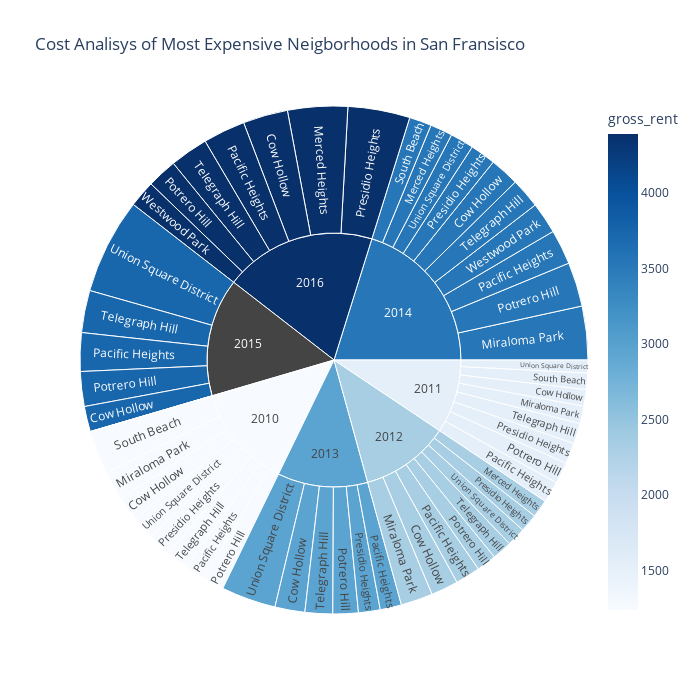

The notebook cell saved with this chart:
### Markdown cell above
### Create a sunburst chart to conduct a costs analysis of most expensive neighborhoods in San Francisco per year

### Code cell
# Sunburst Plot
# YOUR CODE HERE!sunburst_plot = px.sunburst(
sunburst_plot = px.sunburst(
    expensive_neighborhoods_year,
    path=['year', 'neighborhood'],
    title='Cost Analisys of Most Expensive Neigborhoods in San Fransisco',
    values='sale_price_sqr_foot',
    color='gross_rent',
    hover_data=['neighborhood'],
    height=700,
    width=700,
    color_continuous_scale='blues',
    color_continuous_midpoint=np.average(expensive_neighborhoods_year['gross_rent'],
    weights=expensive_neighborhoods_year['sale_price_sqr_foot']))

sunburst_plot

### Figure 1 — Plotly figure (JSON) as saved in the notebook; plotly's stock layout.template omitted (floating-point values rounded to 4 significant figures)
{"data": [{"branchvalues": "total", "customdata": [["Cow Hollow", 1239], ["Cow Hollow", 1530.0], ["Cow Hollow", 2324], ["Cow Hollow", 2971], ["Cow Hollow", 3528.0], ["Cow Hollow", 3739.0], ["Cow Hollow", 4390], ["Merced Heights", 2324], ["Merced Heights", 3528], ["Merced Heights", 4390], ["Miraloma Park", 1239], ["Miraloma Park", 1530], ["Miraloma Park", 2324], ["Miraloma Park", 3528], ["Pacific Heights", 1239], ["Pacific Heights", 1530], ["Pacific Heights", 2324], ["Pacific Heights", 2971], ["Pacific Heights", 3528], ["Pacific Heights", 3739], ["Pacific Heights", 4390], ["Potrero Hill", 1239], ["Potrero Hill", 1530], ["Potrero Hill", 2324], ["Potrero Hill", 2971], ["Potrero Hill", 3528], ["Potrero Hill", 3739], ["Potrero Hill", 4390], ["Presidio Heights", 1239], ["Presidio Heights", 1530], ["Presidio Heights", 2324], ["Presidio Heights", 2971], ["Presidio Heights", 3528], ["Presidio Heights", null], ["Presidio Heights", 4390], ["South Beach", 1239], ["South Beach", 1530], ["South Beach", 3528], ["Telegraph Hill", 1239], ["Telegraph Hill", 1530], ["Telegraph Hill", 2324.0], ["Telegraph Hill", 2971], ["Telegraph Hill", 3528.0], ["Telegraph Hill", 3739], ["Telegraph Hill", 4390], ["Union Square District", 1239], ["Union Square District", 1530], ["Union Square District", 2324], ["Union Square District", 2971], ["Union Square District", 3528], ["Union Square District", 3739.0], ["Westwood Park", 3528.0], ["Westwood Park", 4390], ["(?)", 1239.0], ["(?)", 1530], ["(?)", 2324.0], ["(?)", 2971.0], ["(?)", 3528.0], ["(?)", null], ["(?)", 4390]], "domain": {"x": [0, 1], "y": [0, 1]}, "hovertemplate": "labels=%{label}<br>sale_price_sqr_foot=%{value}<br>parent=%{parent}<br>id=%{id}<br>neighborhood=%{customdata[0]}<br>gross_rent=%{color}<extra></extra>", "ids": ["2010/Cow Hollow", "2011/Cow Hollow", "2012/Cow Hollow", "2013/Cow Hollow", "2014/Cow Hollow", "2015/Cow Hollow", "2016/Cow Hollow", "2012/Merced Heights", "2014/Merced Heights", "2016/Merced Heights", "2010/Miraloma Park", "2011/Miraloma Park", "2012/Miraloma Park", "2014/Miraloma Park", "2010/Pacific Heights", "2011/Pacific Heights", "2012/Pacific Heights", "2013/Pacific Heights", "2014/Pacific Heights", "2015/Pacific Heights", "2016/Pacific Heights", "2010/Potrero Hill", "2011/Potrero Hill", "2012/Potrero Hill", "2013/Potrero Hill", "2014/Potrero Hill", "2015/Potrero Hill", "2016/Potrero Hill", "2010/Presidio Heights", "2011/Presidio Heights", "2012/Presidio Heights", "2013/Presidio Heights", "2014/Presidio Heights", "2015/Presidio Heights", "2016/Presidio Heights", "2010/South Beach", "2011/South Beach", "2014/South Beach", "2010/Telegraph Hill", "2011/Telegraph Hill", "2012/Telegraph Hill", "2013/Telegraph Hill", "2014/Telegraph Hill", "2015/Telegraph Hill", "2016/Telegraph Hill", "2010/Union Square District", "2011/Union Square District", "2012/Union Square District", "2013/Union Square District", "2014/Union Square District", "2015/Union Square District", "2014/Westwood Park", "2016/Westwood Park", "2010", "2011", "2012", "2013", "2014", "2015", "2016"], "labels": ["Cow Hollow", "Cow Hollow", "Cow Hollow", "Cow Hollow", "Cow Hollow", "Cow Hollow", "Cow Hollow", "Merced Heights", "Merced Heights", "Merced Heights", "Miraloma Park", "Miraloma Park", "Miraloma Park", "Miraloma Park", "Pacific Heights", "Pacific Heights", "Pacific Heights", "Pacific Heights", "Pacific Heights", "Pacific Heights", "Pacific Heights", "Potrero Hill", "Potrero Hill", "Potrero Hill", "Potrero Hill", "Potrero Hill", "Potrero Hill", "Potrero Hill", "Presidio Heights", "Presidio Heights", "Presidio Heights", "Presidio Heights", "Presidio Heights", "Presidio Heights", "Presidio Heights", "South Beach", "South Beach", "South Beach", "Telegraph Hill", "Telegraph Hill", "Telegraph Hill", "Telegraph Hill", "Telegraph Hill", "Telegraph Hill", "Telegraph Hill", "Union Square District", "Union Square District", "Union Square District", "Union Square District", "Union Square District", "Union Square District", "Westwood Park", "Westwood Park", "2010", "2011", "2012", "2013", "2014", "2015", "2016"], "marker": {"coloraxis": "coloraxis", "colors": [1239, 1530.0, 2324, 2971, 3528.0, 3739.0, 4390, 2324, 3528, 4390, 1239, 1530, 2324, 3528, 1239, 1530, 2324, 2971, 3528, 3739, 4390, 1239, 1530, 2324, 2971, 3528, 3739, 4390, 1239, 1530, 2324, 2971, 3528, null, 4390, 1239, 1530, 3528, 1239, 1530, 2324.0, 2971, 3528.0, 3739, 4390, 1239, 1530, 2324, 2971, 3528, 3739.0, 3528.0, 4390, 1239.0, 1530, 2324.0, 2971.0, 3528.0, null, 4390]}, "name": "", "parents": ["2010", "2011", "2012", "2013", "2014", "2015", "2016", "2012", "2014", "2016", "2010", "2011", "2012", "2014", "2010", "2011", "2012", "2013", "2014", "2015", "2016", "2010", "2011", "2012", "2013", "2014", "2015", "2016", "2010", "2011", "2012", "2013", "2014", "2015", "2016", "2010", "2011", "2014", "2010", "2011", "2012", "2013", "2014", "2015", "2016", "2010", "2011", "2012", "2013", "2014", "2015", "2014", "2016", "", "", "", "", "", "", ""], "type": "sunburst", "values": [569.4, 390.6, 644.8, 707.4, 691.9, 598.6, 1059.0, 421.1, 528.7, 1417.0, 680.6, 414.7, 756.2, 1268.0, 496.5, 509.0, 586.2, 503.9, 824.7, 910.2, 996.4, 491.5, 503.1, 466.6, 598.7, 1045.0, 821.3, 707.7, 549.4, 493.8, 426.6, 512.8, 603.5, 0, 1466.0, 1037.0, 388.6, 524.6, 524.8, 483.4, 465.8, 653.3, 708.2, 997.0, 903.0, 569.2, 302.1, 445.2, 1290.0, 558.3, 2259.0, 743.0, 631.2, 4918.0, 3485.0, 4213.0, 4267.0, 7496.0, 5586.0, 7180.0]}], "layout": {"coloraxis": {"cmid": null, "colorbar": {"title": {"text": "gross_rent"}}, "colorscale": [[0, "rgb(247,251,255)"], [0.125, "rgb(222,235,247)"], [0.25, "rgb(198,219,239)"], [0.375, "rgb(158,202,225)"], [0.5, "rgb(107,174,214)"], [0.625, "rgb(66,146,198)"], [0.75, "rgb(33,113,181)"], [0.875, "rgb(8,81,156)"], [1, "rgb(8,48,107)"]]}, "height": 700, "legend": {"tracegroupgap": 0}, "title": {"text": "Cost Analisys of Most Expensive Neigborhoods in San Fransisco"}, "width": 700}}
